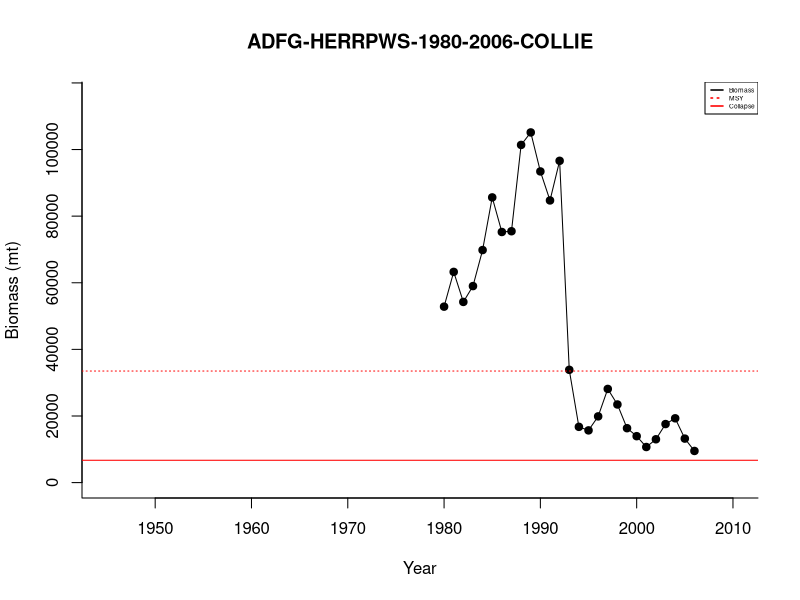
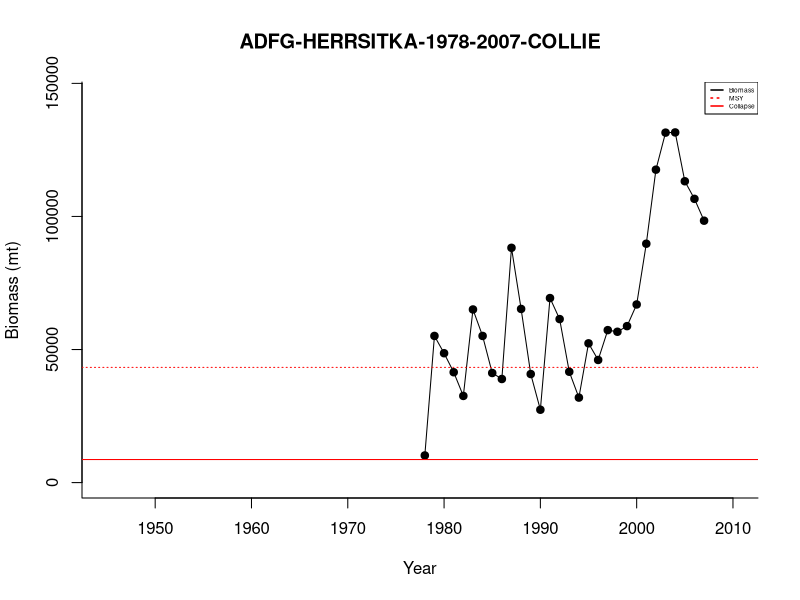
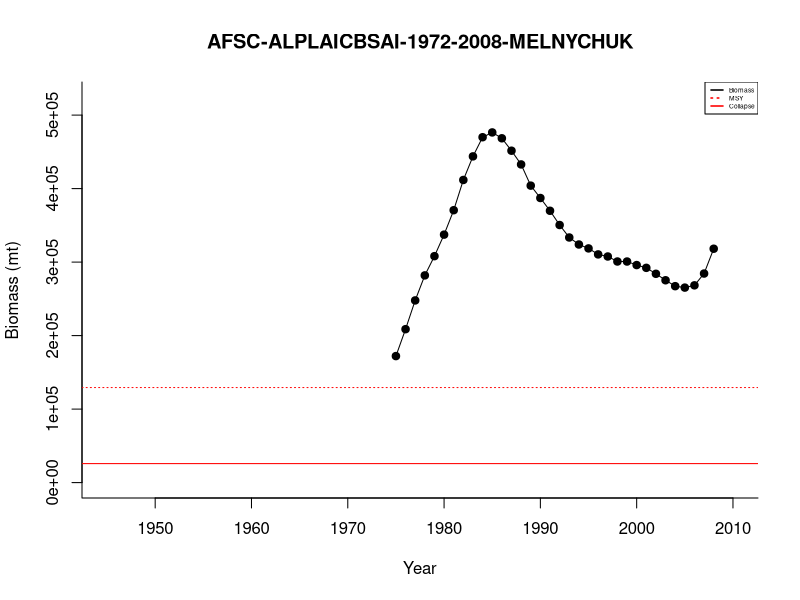
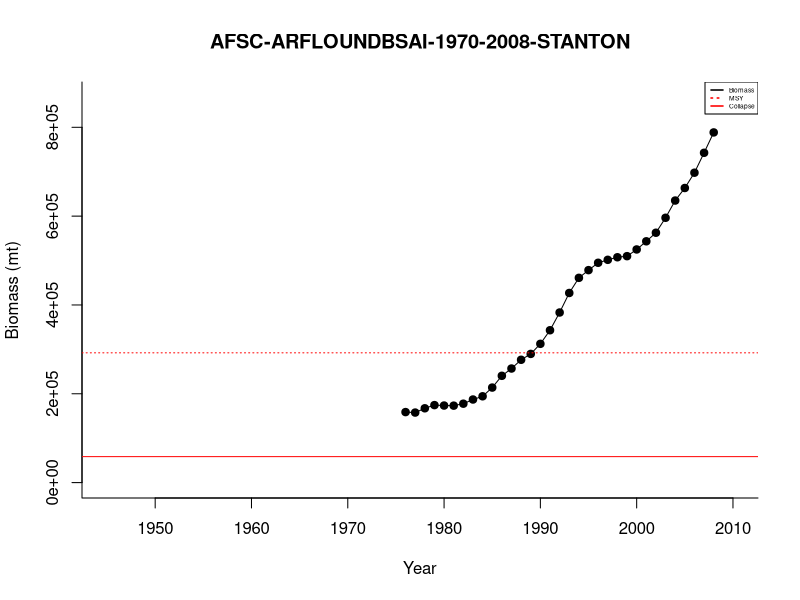
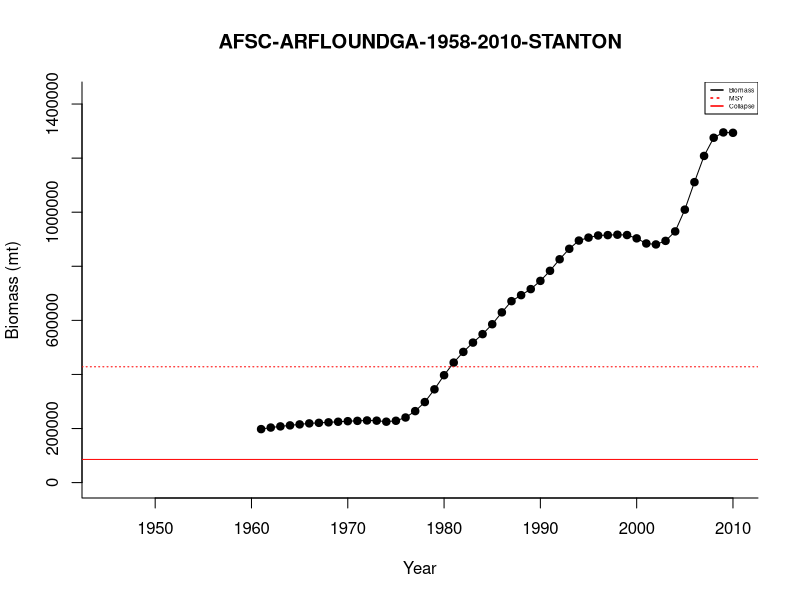
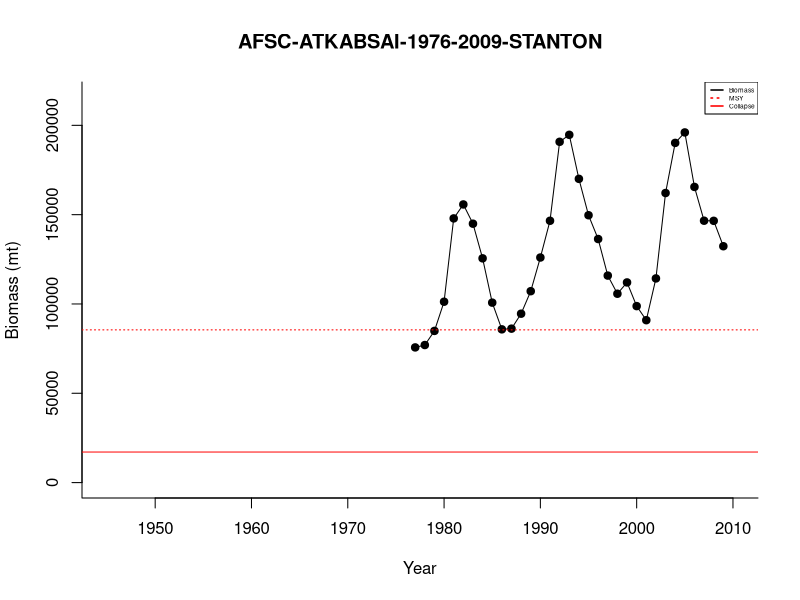
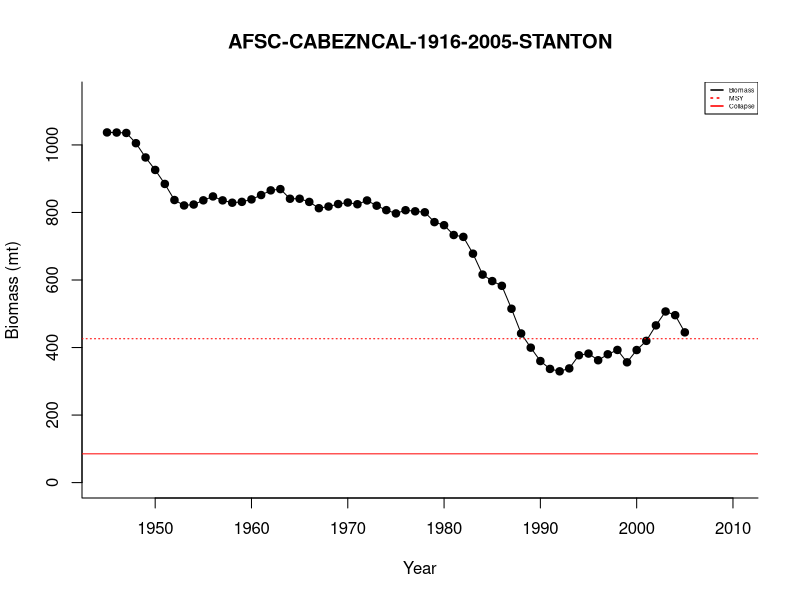
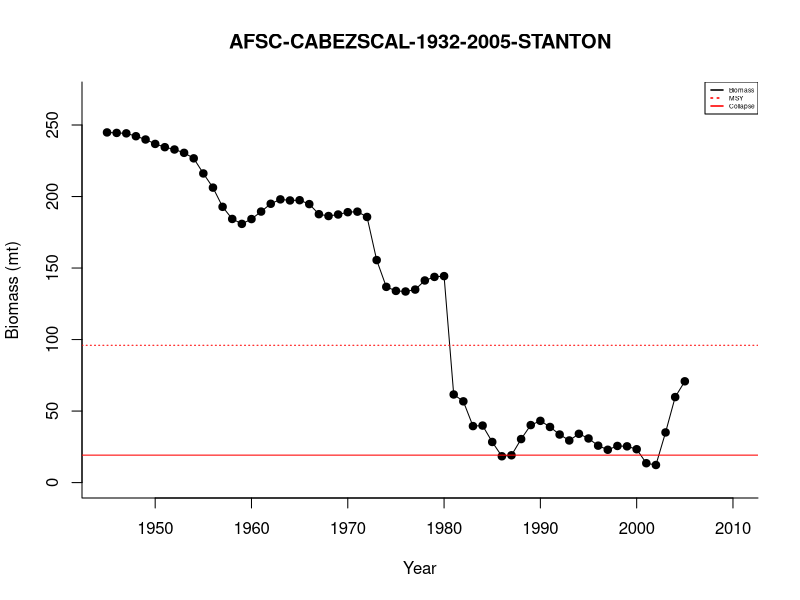

These charts were generated, in order, by the following R code:
#cat("Please set your working directory to the git folder "Regional_Collapse"")
setwd("~/Regional_Collapse/")

stocks <- read.csv("data_tables/stocks.csv", stringsAsFactors=F)
fish <- read.csv("data_tables/fish.csv", stringsAsFactors=F)

#subset only the species with working collapse estiamtes
st2 <-subset(stocks, !is.na(stocks$final_collapse))
#fsh2 <- merge(fish, st2, by = "ASSESSID", all.x=F, all.y=T)

#set your working directory to somewhere sensible before running this.
setwd("~/Regional_Collapse/sandbox/")

output_pdf <- "biomass_msy_figures_ASSESSID.pdf"
pdf(output_pdf)
for(i in 1:length(st2$ASSESSID)) {
  a <- subset(fish,ASSESSID==st2$ASSESSID[i])
  a <- subset(a, TSYEAR>=1945 & TSYEAR<3000) #bound years
  if(st2$final_collapse_metric[i]=="admb"){
    ylim1 = c(0,max(a$TOTAL,na.rm=TRUE)+(.1*max(a$TOTAL,na.rm=TRUE)))
    plot(a$TSYEAR, a$TOTAL, pch=19, 
         main=st2$ASSESSID[i],
#         main=paste(st2$COMMON[i], 
#                    "\n in the", st2$LME_NAME[i]), # "\n this is record number", i), 
         type="o", bty="l",
         ylim=ylim1, xlim=c(1945,2010), xlab="Year", ylab = "Biomass (mt)")
  }else if(st2$final_collapse_metric[i]=="BRP_SSBMSY"){
    ylim1 = c(0,max(a$SSB,na.rm=TRUE)+(.1*max(a$SSB,na.rm=TRUE)))
    plot(a$TSYEAR, a$SSB, pch=19, 
         main=st2$ASSESSID[i],
         #         main=paste(st2$COMMON[i], 
         #                    "\n in the", st2$LME_NAME[i]), # "\n this is record number", i), 
         type="o", bty="l",
         ylim=ylim1, xlim=c(1945,2010), xlab="Year", ylab = "Biomass (mt)")
  }else if(st2$final_collapse_metric[i]=="BRP_BMSY"){
    ylim1 = c(0,max(a$TOTAL,na.rm=TRUE)+(.1*max(a$TOTAL,na.rm=TRUE)))
    plot(a$TSYEAR, a$TOTAL, pch=19, 
         main=st2$ASSESSID[i],
         #         main=paste(st2$COMMON[i], 
         #                    "\n in the", st2$LME_NAME[i]), # "\n this is record number", i), 
         type="o", bty="l",
         ylim=ylim1, xlim=c(1945,2010), xlab="Year", ylab = "Biomass (mt)")
  }else{
    cat("\n NO SUITABLE BIOMASS FOUND \n")
  }
  if (!is.na(st2$final_threshVale[i])){
    abline(h=st2$final_threshVale[i]*5,col="red",lty=3)
    abline(h=st2$final_threshVale[i],col="red",lty=1)
  }
  legend("topright",
         c("Biomass","MSY","Collapse"), # puts text in the legend
         lty=c(1,3,1), # gives the legend appropriate symbols
         lwd=1.5,
         col=c("black","red","red"),
         cex=0.4) 
}
dev.off() #return from printing to file